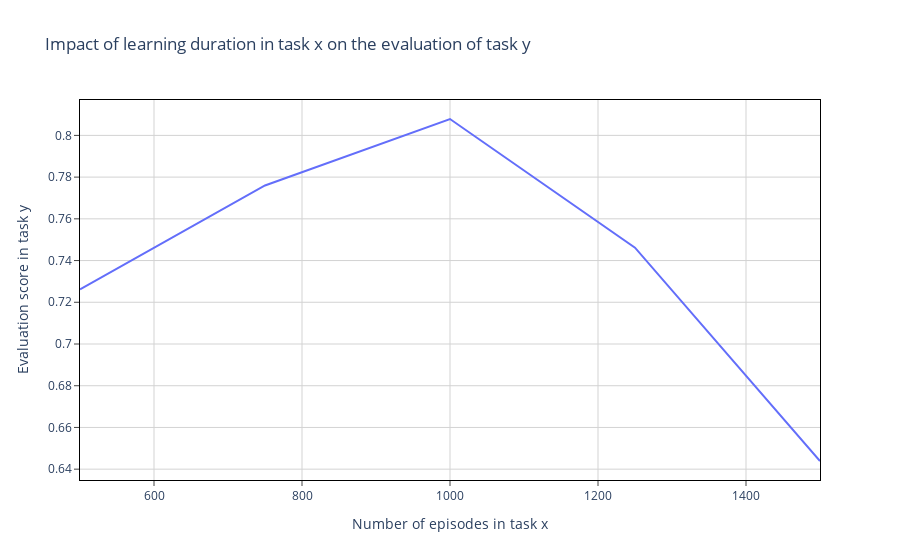

Notebook source saved alongside this figure:
### Markdown cell above
## Impact of learning duration in easier task to the evaluation in more difficult task

### Code cell
visualizations.plot_evaluation_impact(task_runs_y=stats_eval,  n_episodes_x=[500, 750, 1000, 1250, 1500], show=True)

### Figure 1 — Plotly figure (JSON) as saved in the notebook; plotly's stock layout.template omitted (floating-point values rounded to 4 significant figures)
{"data": [{"mode": "lines", "type": "scatter", "x": [500, 750, 1000, 1250, 1500], "y": [0.7262, 0.776, 0.8079, 0.7462, 0.6439]}], "layout": {"plot_bgcolor": "white", "title": {"text": "Impact of learning duration in task x on the evaluation of task y"}, "xaxis": {"gridcolor": "lightgrey", "linecolor": "black", "mirror": true, "showline": true, "ticks": "outside", "title": {"text": "Number of episodes in task x"}}, "yaxis": {"gridcolor": "lightgrey", "linecolor": "black", "mirror": true, "showline": true, "ticks": "outside", "title": {"text": "Evaluation score in task y"}}}}
